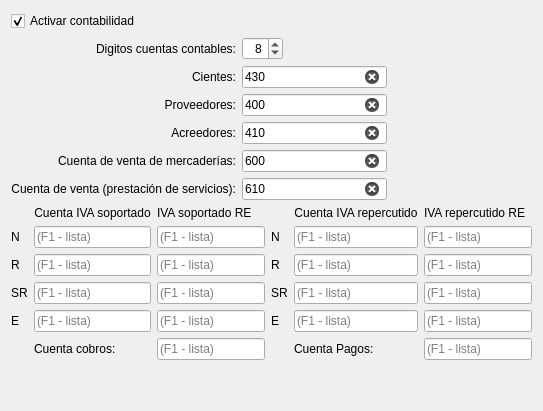
             <widget class="QWidget" name="tab_5">
              <attribute name="title">
               <string>Contabilidad</string>
              </attribute>
              <layout class="QVBoxLayout" name="verticalLayout">
               <item>
                <widget class="QCheckBox" name="activar_contabilidad">
                 <property name="text">
                  <string>Activar contabilidad</string>
                 </property>
                 <property name="checked">
                  <bool>true</bool>
                 </property>
                </widget>
               </item>
               <item>
                <layout class="QGridLayout" name="gridLayout_8">
                 <item row="5" column="1">
                  <widget class="QLineEdit" name="cuenta_venta_servicios">
                   <property name="maximumSize">
                    <size>
                     <width>200</width>
                     <height>16777215</height>
                    </size>
                   </property>
                   <property name="text">
                    <string>610</string>
                   </property>
                   <property name="placeholderText">
                    <string>(F1 - lista)</string>
                   </property>
                   <property name="clearButtonEnabled">
                    <bool>true</bool>
                   </property>
                  </widget>
                 </item>
                 <item row="4" column="1">
                  <widget class="QLineEdit" name="cuenta_venta_mercaderias">
                   <property name="maximumSize">
                    <size>
                     <width>200</width>
                     <height>16777215</height>
                    </size>
                   </property>
                   <property name="text">
                    <string>600</string>
                   </property>
                   <property name="placeholderText">
                    <string>(F1 - lista)</string>
                   </property>
                   <property name="clearButtonEnabled">
                    <bool>true</bool>
                   </property>
                  </widget>
                 </item>
                 <item row="3" column="1">
                  <widget class="QLineEdit" name="cuenta_acreedores">
                   <property name="maximumSize">
                    <size>
                     <width>200</width>
                     <height>16777215</height>
                    </size>
                   </property>
                   <property name="text">
                    <string>410</string>
                   </property>
                   <property name="placeholderText">
                    <string>(F1 - lista)</string>
                   </property>
                   <property name="clearButtonEnabled">
                    <bool>true</bool>
                   </property>
                  </widget>
                 </item>
                 <item row="3" column="0">
                  <widget class="QLabel" name="label_29">
                   <property name="text">
                    <string>Acreedores:</string>
                   </property>
                   <property name="alignment">
                    <set>Qt::AlignmentFlag::AlignRight|Qt::AlignmentFlag::AlignTrailing|Qt::AlignmentFlag::AlignVCenter</set>
                   </property>
                  </widget>
                 </item>
                 <item row="4" column="0">
                  <widget class="QLabel" name="label_12">
                   <property name="text">
                    <string>Cuenta de venta de mercaderías:</string>
                   </property>
                   <property name="alignment">
                    <set>Qt::AlignmentFlag::AlignRight|Qt::AlignmentFlag::AlignTrailing|Qt::AlignmentFlag::AlignVCenter</set>
                   </property>
                  </widget>
                 </item>
                 <item row="5" column="0">
                  <widget class="QLabel" name="label_37">
                   <property name="text">
                    <string>Cuenta de venta (prestación de servicios):</string>
                   </property>
                   <property name="alignment">
                    <set>Qt::AlignmentFlag::AlignRight|Qt::AlignmentFlag::AlignTrailing|Qt::AlignmentFlag::AlignVCenter</set>
                   </property>
                  </widget>
                 </item>
                 <item row="2" column="0">
                  <widget class="QLabel" name="label_28">
                   <property name="text">
                    <string>Proveedores:</string>
                   </property>
                   <property name="alignment">
                    <set>Qt::AlignmentFlag::AlignRight|Qt::AlignmentFlag::AlignTrailing|Qt::AlignmentFlag::AlignVCenter</set>
                   </property>
                  </widget>
                 </item>
                 <item row="2" column="1">
                  <widget class="QLineEdit" name="cuenta_proveedores">
                   <property name="maximumSize">
                    <size>
                     <width>200</width>
                     <height>16777215</height>
                    </size>
                   </property>
                   <property name="text">
                    <string>400</string>
                   </property>
                   <property name="placeholderText">
                    <string>(F1 - lista)</string>
                   </property>
                   <property name="clearButtonEnabled">
                    <bool>true</bool>
                   </property>
                  </widget>
                 </item>
                 <item row="0" column="1">
                  <widget class="QSpinBox" name="digitos_cuentas">
                   <property name="sizePolicy">
                    <sizepolicy hsizetype="Maximum" vsizetype="Fixed">
                     <horstretch>0</horstretch>
                     <verstretch>0</verstretch>
                    </sizepolicy>
                   </property>
                   <property name="alignment">
                    <set>Qt::AlignmentFlag::AlignRight|Qt::AlignmentFlag::AlignTrailing|Qt::AlignmentFlag::AlignVCenter</set>
                   </property>
                   <property name="maximum">
                    <number>20</number>
                   </property>
                   <property name="value">
                    <number>8</number>
                   </property>
                  </widget>
                 </item>
                 <item row="1" column="1">
                  <widget class="QLineEdit" name="cuenta_clientes">
                   <property name="maximumSize">
                    <size>
                     <width>200</width>
                     <height>16777215</height>
                    </size>
                   </property>
                   <property name="text">
                    <string>430</string>
                   </property>
                   <property name="placeholderText">
                    <string>(F1 - lista)</string>
                   </property>
                   <property name="clearButtonEnabled">
                    <bool>true</bool>
                   </property>
                  </widget>
                 </item>
                 <item row="0" column="0">
                  <widget class="QLabel" name="label_30">
                   <property name="text">
                    <string>Digitos cuentas contables:</string>
                   </property>
                   <property name="alignment">
                    <set>Qt::AlignmentFlag::AlignRight|Qt::AlignmentFlag::AlignTrailing|Qt::AlignmentFlag::AlignVCenter</set>
                   </property>
                  </widget>
                 </item>
                 <item row="1" column="0">
                  <widget class="QLabel" name="label_27">
                   <property name="text">
                    <string>Cientes:</string>
                   </property>
                   <property name="alignment">
                    <set>Qt::AlignmentFlag::AlignRight|Qt::AlignmentFlag::AlignTrailing|Qt::AlignmentFlag::AlignVCenter</set>
                   </property>
                  </widget>
                 </item>
                 <item row="1" column="2">
                  <spacer name="horizontalSpacer_2">
                   <property name="orientation">
                    <enum>Qt::Orientation::Horizontal</enum>
                   </property>
                   <property name="sizeHint" stdset="0">
                    <size>
                     <width>40</width>
                     <height>20</height>
                    </size>
                   </property>
                  </spacer>
                 </item>
                </layout>
               </item>
               <item>
                <layout class="QGridLayout" name="gridLayout_13">
                 <item row="1" column="5">
                  <widget class="QLineEdit" name="cuenta_iva_repercutido_re_n">
                   <property name="placeholderText">
                    <string>(F1 - lista)</string>
                   </property>
                   <property name="clearButtonEnabled">
                    <bool>true</bool>
                   </property>
                  </widget>
                 </item>
                 <item row="3" column="4">
                  <widget class="QLineEdit" name="cuenta_iva_repercutido_sr">
                   <property name="placeholderText">
                    <string>(F1 - lista)</string>
                   </property>
                   <property name="clearButtonEnabled">
                    <bool>true</bool>
                   </property>
                  </widget>
                 </item>
                 <item row="4" column="3">
                  <widget class="QLabel" name="label_65">
                   <property name="text">
                    <string>E</string>
                   </property>
                  </widget>
                 </item>
                 <item row="4" column="1">
                  <widget class="QLineEdit" name="cuenta_iva_soportado_e">
                   <property name="placeholderText">
                    <string>(F1 - lista)</string>
                   </property>
                   <property name="clearButtonEnabled">
                    <bool>true</bool>
                   </property>
                  </widget>
                 </item>
                 <item row="2" column="0">
                  <widget class="QLabel" name="label_59">
                   <property name="text">
                    <string>R</string>
                   </property>
                  </widget>
                 </item>
                 <item row="2" column="1">
                  <widget class="QLineEdit" name="cuenta_iva_soportado_r">
                   <property name="placeholderText">
                    <string>(F1 - lista)</string>
                   </property>
                   <property name="clearButtonEnabled">
                    <bool>true</bool>
                   </property>
                  </widget>
                 </item>
                 <item row="2" column="3">
                  <widget class="QLabel" name="label_63">
                   <property name="text">
                    <string>R</string>
                   </property>
                  </widget>
                 </item>
                 <item row="0" column="1">
                  <widget class="QLabel" name="label_38">
                   <property name="maximumSize">
                    <size>
                     <width>16777214</width>
                     <height>15</height>
                    </size>
                   </property>
                   <property name="text">
                    <string>Cuenta IVA soportado</string>
                   </property>
                   <property name="alignment">
                    <set>Qt::AlignmentFlag::AlignCenter</set>
                   </property>
                  </widget>
                 </item>
                 <item row="4" column="2">
                  <widget class="QLineEdit" name="cuenta_iva_soportado_re_e">
                   <property name="placeholderText">
                    <string>(F1 - lista)</string>
                   </property>
                   <property name="clearButtonEnabled">
                    <bool>true</bool>
                   </property>
                  </widget>
                 </item>
                 <item row="3" column="2">
                  <widget class="QLineEdit" name="cuenta_iva_soportado_re_sr">
                   <property name="placeholderText">
                    <string>(F1 - lista)</string>
                   </property>
                   <property name="clearButtonEnabled">
                    <bool>true</bool>
                   </property>
                  </widget>
                 </item>
                 <item row="0" column="4">
                  <widget class="QLabel" name="label_39">
                   <property name="maximumSize">
                    <size>
                     <width>16777214</width>
                     <height>15</height>
                    </size>
                   </property>
                   <property name="text">
                    <string>Cuenta IVA repercutido</string>
                   </property>
                   <property name="alignment">
                    <set>Qt::AlignmentFlag::AlignCenter</set>
                   </property>
                  </widget>
                 </item>
                 <item row="1" column="0">
                  <widget class="QLabel" name="label_40">
                   <property name="text">
                    <string>N</string>
                   </property>
                  </widget>
                 </item>
                 <item row="1" column="3">
                  <widget class="QLabel" name="label_62">
                   <property name="text">
                    <string>N</string>
                   </property>
                  </widget>
                 </item>
                 <item row="1" column="1">
                  <widget class="QLineEdit" name="cuenta_iva_soportado_n">
                   <property name="placeholderText">
                    <string>(F1 - lista)</string>
                   </property>
                   <property name="clearButtonEnabled">
                    <bool>true</bool>
                   </property>
                  </widget>
                 </item>
                 <item row="1" column="4">
                  <widget class="QLineEdit" name="cuenta_iva_repercutido_n">
                   <property name="placeholderText">
                    <string>(F1 - lista)</string>
                   </property>
                   <property name="clearButtonEnabled">
                    <bool>true</bool>
                   </property>
                  </widget>
                 </item>
                 <item row="4" column="4">
                  <widget class="QLineEdit" name="cuenta_iva_repercutido_e">
                   <property name="placeholderText">
                    <string>(F1 - lista)</string>
                   </property>
                   <property name="clearButtonEnabled">
                    <bool>true</bool>
                   </property>
                  </widget>
                 </item>
                 <item row="2" column="4">
                  <widget class="QLineEdit" name="cuenta_iva_repercutido_r">
                   <property name="placeholderText">
                    <string>(F1 - lista)</string>
                   </property>
                   <property name="clearButtonEnabled">
                    <bool>true</bool>
                   </property>
                  </widget>
                 </item>
                 <item row="3" column="0">
                  <widget class="QLabel" name="label_60">
                   <property name="text">
                    <string>SR</string>
                   </property>
                  </widget>
                 </item>
                 <item row="3" column="1">
                  <widget class="QLineEdit" name="cuenta_iva_soportado_sr">
                   <property name="placeholderText">
                    <string>(F1 - lista)</string>
                   </property>
                   <property name="clearButtonEnabled">
                    <bool>true</bool>
                   </property>
                  </widget>
                 </item>
                 <item row="3" column="3">
                  <widget class="QLabel" name="label_64">
                   <property name="text">
                    <string>SR</string>
                   </property>
                  </widget>
                 </item>
                 <item row="4" column="0">
                  <widget class="QLabel" name="label_61">
                   <property name="text">
                    <string>E</string>
                   </property>
                  </widget>
                 </item>
                 <item row="1" column="2">
                  <widget class="QLineEdit" name="cuenta_iva_soportado_re_n">
                   <property name="placeholderText">
                    <string>(F1 - lista)</string>
                   </property>
                   <property name="clearButtonEnabled">
                    <bool>true</bool>
                   </property>
                  </widget>
                 </item>
                 <item row="2" column="2">
                  <widget class="QLineEdit" name="cuenta_iva_soportado_re_r">
                   <property name="placeholderText">
                    <string>(F1 - lista)</string>
                   </property>
                   <property name="clearButtonEnabled">
                    <bool>true</bool>
                   </property>
                  </widget>
                 </item>
                 <item row="0" column="2">
                  <widget class="QLabel" name="label_66">
                   <property name="maximumSize">
                    <size>
                     <width>16777214</width>
                     <height>15</height>
                    </size>
                   </property>
                   <property name="text">
                    <string>IVA soportado RE</string>
                   </property>
                  </widget>
                 </item>
                 <item row="0" column="5">
                  <widget class="QLabel" name="label_67">
                   <property name="maximumSize">
                    <size>
                     <width>16777214</width>
                     <height>15</height>
                    </size>
                   </property>
                   <property name="text">
                    <string>IVA repercutido RE</string>
                   </property>
                  </widget>
                 </item>
                 <item row="3" column="5">
                  <widget class="QLineEdit" name="cuenta_iva_repercutido_re_sr">
                   <property name="placeholderText">
                    <string>(F1 - lista)</string>
                   </property>
                   <property name="clearButtonEnabled">
                    <bool>true</bool>
                   </property>
                  </widget>
                 </item>
                 <item row="2" column="5">
                  <widget class="QLineEdit" name="cuenta_iva_repercutido_re_r">
                   <property name="placeholderText">
                    <string>(F1 - lista)</string>
                   </property>
                   <property name="clearButtonEnabled">
                    <bool>true</bool>
                   </property>
                  </widget>
                 </item>
                 <item row="4" column="5">
                  <widget class="QLineEdit" name="cuenta_iva_repercutido_re_e">
                   <property name="placeholderText">
                    <string>(F1 - lista)</string>
                   </property>
                   <property name="clearButtonEnabled">
                    <bool>true</bool>
                   </property>
                  </widget>
                 </item>
                 <item row="5" column="1">
                  <widget class="QLabel" name="label_9">
                   <property name="text">
                    <string>Cuenta cobros:</string>
                   </property>
                  </widget>
                 </item>
                 <item row="5" column="2">
                  <widget class="QLineEdit" name="cuenta_cobros">
                   <property name="placeholderText">
                    <string>(F1 - lista)</string>
                   </property>
                  </widget>
                 </item>
                 <item row="5" column="4">
                  <widget class="QLabel" name="label_10">
                   <property name="text">
                    <string>Cuenta Pagos:</string>
                   </property>
                  </widget>
                 </item>
                 <item row="5" column="5">
                  <widget class="QLineEdit" name="cuenta_pagos">
                   <property name="placeholderText">
                    <string>(F1 - lista)</string>
                   </property>
                  </widget>
                 </item>
                </layout>
               </item>
               <item>
                <spacer name="verticalSpacer_2">
                 <property name="orientation">
                  <enum>Qt::Orientation::Vertical</enum>
                 </property>
                 <property name="sizeHint" stdset="0">
                  <size>
                   <width>20</width>
                   <height>40</height>
                  </size>
                 </property>
                </spacer>
               </item>
              </layout>
             </widget>
